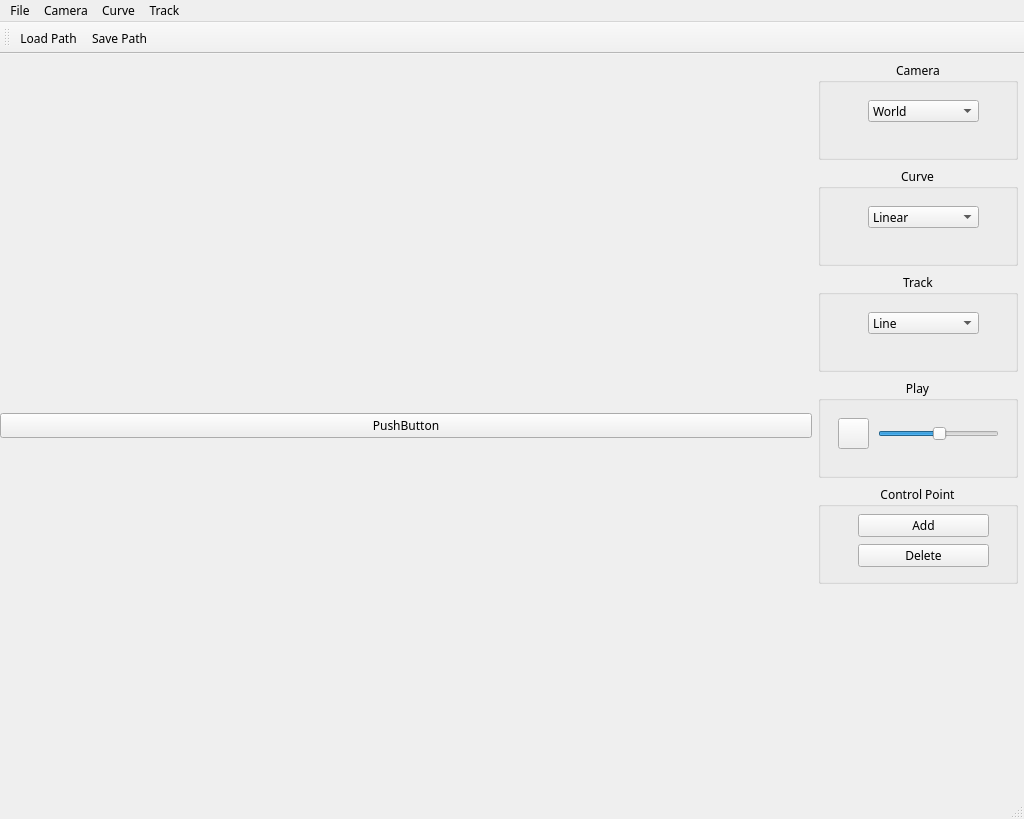
<?xml version="1.0" encoding="UTF-8"?>
<ui version="4.0">
 <class>AppMainClass</class>
 <widget class="QMainWindow" name="AppMainClass">
  <property name="geometry">
   <rect>
    <x>0</x>
    <y>0</y>
    <width>1024</width>
    <height>819</height>
   </rect>
  </property>
  <property name="font">
   <font>
    <family>微軟正黑體</family>
   </font>
  </property>
  <property name="windowTitle">
   <string>AppMain</string>
  </property>
  <widget class="QWidget" name="centralWidget">
   <property name="sizePolicy">
    <sizepolicy hsizetype="Expanding" vsizetype="Expanding">
     <horstretch>0</horstretch>
     <verstretch>0</verstretch>
    </sizepolicy>
   </property>
   <property name="minimumSize">
    <size>
     <width>0</width>
     <height>0</height>
    </size>
   </property>
   <layout class="QGridLayout" name="gridLayout_2" columnstretch="1,0">
    <property name="leftMargin">
     <number>0</number>
    </property>
    <property name="topMargin">
     <number>0</number>
    </property>
    <property name="rightMargin">
     <number>0</number>
    </property>
    <property name="bottomMargin">
     <number>0</number>
    </property>
    <property name="horizontalSpacing">
     <number>0</number>
    </property>
    <item row="0" column="0">
     <layout class="QVBoxLayout" name="mainLayout">
      <item>
       <layout class="QVBoxLayout" name="verticalLayout_2">
        <item>
         <layout class="QVBoxLayout" name="verticalLayout_3">
          <item>
           <widget class="QPushButton" name="pushButton1">
            <property name="text">
             <string>PushButton</string>
            </property>
           </widget>
          </item>
         </layout>
        </item>
       </layout>
      </item>
     </layout>
    </item>
    <item row="0" column="1">
     <layout class="QVBoxLayout" name="verticalLayout">
      <property name="leftMargin">
       <number>6</number>
      </property>
      <property name="topMargin">
       <number>6</number>
      </property>
      <property name="rightMargin">
       <number>6</number>
      </property>
      <property name="bottomMargin">
       <number>6</number>
      </property>
      <item>
       <widget class="QGroupBox" name="groupCamera">
        <property name="sizePolicy">
         <sizepolicy hsizetype="Fixed" vsizetype="Fixed">
          <horstretch>0</horstretch>
          <verstretch>0</verstretch>
         </sizepolicy>
        </property>
        <property name="minimumSize">
         <size>
          <width>200</width>
          <height>100</height>
         </size>
        </property>
        <property name="maximumSize">
         <size>
          <width>200</width>
          <height>150</height>
         </size>
        </property>
        <property name="title">
         <string>Camera</string>
        </property>
        <property name="alignment">
         <set>Qt::AlignCenter</set>
        </property>
        <widget class="QComboBox" name="comboCamera">
         <property name="geometry">
          <rect>
           <x>50</x>
           <y>40</y>
           <width>111</width>
           <height>22</height>
          </rect>
         </property>
         <item>
          <property name="text">
           <string>World</string>
          </property>
         </item>
         <item>
          <property name="text">
           <string>Top</string>
          </property>
         </item>
         <item>
          <property name="text">
           <string>Train</string>
          </property>
         </item>
        </widget>
       </widget>
      </item>
      <item>
       <widget class="QGroupBox" name="groupCurve">
        <property name="sizePolicy">
         <sizepolicy hsizetype="Fixed" vsizetype="Fixed">
          <horstretch>0</horstretch>
          <verstretch>0</verstretch>
         </sizepolicy>
        </property>
        <property name="minimumSize">
         <size>
          <width>200</width>
          <height>100</height>
         </size>
        </property>
        <property name="maximumSize">
         <size>
          <width>200</width>
          <height>200</height>
         </size>
        </property>
        <property name="title">
         <string>Curve</string>
        </property>
        <property name="alignment">
         <set>Qt::AlignCenter</set>
        </property>
        <widget class="QComboBox" name="comboCurve">
         <property name="geometry">
          <rect>
           <x>50</x>
           <y>40</y>
           <width>111</width>
           <height>22</height>
          </rect>
         </property>
         <item>
          <property name="text">
           <string>Linear</string>
          </property>
         </item>
         <item>
          <property name="text">
           <string>Cardinal</string>
          </property>
         </item>
         <item>
          <property name="text">
           <string>Cubic</string>
          </property>
         </item>
        </widget>
       </widget>
      </item>
      <item>
       <widget class="QGroupBox" name="groupTrack">
        <property name="sizePolicy">
         <sizepolicy hsizetype="Fixed" vsizetype="Fixed">
          <horstretch>0</horstretch>
          <verstretch>0</verstretch>
         </sizepolicy>
        </property>
        <property name="minimumSize">
         <size>
          <width>200</width>
          <height>100</height>
         </size>
        </property>
        <property name="maximumSize">
         <size>
          <width>200</width>
          <height>200</height>
         </size>
        </property>
        <property name="title">
         <string>Track</string>
        </property>
        <property name="alignment">
         <set>Qt::AlignCenter</set>
        </property>
        <widget class="QComboBox" name="comboTrack">
         <property name="geometry">
          <rect>
           <x>50</x>
           <y>40</y>
           <width>111</width>
           <height>22</height>
          </rect>
         </property>
         <item>
          <property name="text">
           <string>Line</string>
          </property>
         </item>
         <item>
          <property name="text">
           <string>Track</string>
          </property>
         </item>
         <item>
          <property name="text">
           <string>Road</string>
          </property>
         </item>
        </widget>
       </widget>
      </item>
      <item>
       <widget class="QGroupBox" name="groupPlay">
        <property name="sizePolicy">
         <sizepolicy hsizetype="Fixed" vsizetype="Fixed">
          <horstretch>0</horstretch>
          <verstretch>0</verstretch>
         </sizepolicy>
        </property>
        <property name="minimumSize">
         <size>
          <width>200</width>
          <height>100</height>
         </size>
        </property>
        <property name="maximumSize">
         <size>
          <width>200</width>
          <height>200</height>
         </size>
        </property>
        <property name="title">
         <string>Play</string>
        </property>
        <property name="alignment">
         <set>Qt::AlignCenter</set>
        </property>
        <widget class="QPushButton" name="bPlay">
         <property name="geometry">
          <rect>
           <x>20</x>
           <y>40</y>
           <width>31</width>
           <height>31</height>
          </rect>
         </property>
         <property name="text">
          <string/>
         </property>
         <property name="icon">
          <iconset>
           <normalon>:/AppMain/Resources/Icons/play.ico</normalon>
          </iconset>
         </property>
        </widget>
        <widget class="QSlider" name="sSpeed">
         <property name="geometry">
          <rect>
           <x>60</x>
           <y>40</y>
           <width>121</width>
           <height>31</height>
          </rect>
         </property>
         <property name="value">
          <number>50</number>
         </property>
         <property name="orientation">
          <enum>Qt::Horizontal</enum>
         </property>
        </widget>
       </widget>
      </item>
      <item>
       <widget class="QGroupBox" name="groupCP">
        <property name="sizePolicy">
         <sizepolicy hsizetype="Fixed" vsizetype="Fixed">
          <horstretch>0</horstretch>
          <verstretch>0</verstretch>
         </sizepolicy>
        </property>
        <property name="minimumSize">
         <size>
          <width>200</width>
          <height>100</height>
         </size>
        </property>
        <property name="maximumSize">
         <size>
          <width>200</width>
          <height>200</height>
         </size>
        </property>
        <property name="title">
         <string>Control Point</string>
        </property>
        <property name="alignment">
         <set>Qt::AlignCenter</set>
        </property>
        <widget class="QPushButton" name="bAdd">
         <property name="geometry">
          <rect>
           <x>40</x>
           <y>30</y>
           <width>131</width>
           <height>23</height>
          </rect>
         </property>
         <property name="text">
          <string>Add</string>
         </property>
        </widget>
        <widget class="QPushButton" name="bDelete">
         <property name="geometry">
          <rect>
           <x>40</x>
           <y>60</y>
           <width>131</width>
           <height>23</height>
          </rect>
         </property>
         <property name="focusPolicy">
          <enum>Qt::ClickFocus</enum>
         </property>
         <property name="text">
          <string>Delete</string>
         </property>
        </widget>
       </widget>
      </item>
      <item>
       <spacer name="verticalSpacer">
        <property name="orientation">
         <enum>Qt::Vertical</enum>
        </property>
        <property name="sizeHint" stdset="0">
         <size>
          <width>0</width>
          <height>40</height>
         </size>
        </property>
       </spacer>
      </item>
     </layout>
    </item>
   </layout>
  </widget>
  <widget class="QMenuBar" name="menuBar">
   <property name="geometry">
    <rect>
     <x>0</x>
     <y>0</y>
     <width>1024</width>
     <height>22</height>
    </rect>
   </property>
   <widget class="QMenu" name="menuFile">
    <property name="title">
     <string>File</string>
    </property>
    <addaction name="aLoadPath"/>
    <addaction name="aSavePath"/>
    <addaction name="separator"/>
    <addaction name="aExit"/>
   </widget>
   <widget class="QMenu" name="menuCamera">
    <property name="title">
     <string>Camera</string>
    </property>
    <addaction name="aWorld"/>
    <addaction name="aTop"/>
    <addaction name="aTrain"/>
   </widget>
   <widget class="QMenu" name="menuCurve">
    <property name="title">
     <string>Curve</string>
    </property>
    <addaction name="aLinear"/>
    <addaction name="aCardinal"/>
    <addaction name="aCubic"/>
   </widget>
   <widget class="QMenu" name="menuTrack">
    <property name="title">
     <string>Track</string>
    </property>
    <addaction name="aLine"/>
    <addaction name="aTrack"/>
    <addaction name="aRoad"/>
   </widget>
   <addaction name="menuFile"/>
   <addaction name="menuCamera"/>
   <addaction name="menuCurve"/>
   <addaction name="menuTrack"/>
  </widget>
  <widget class="QToolBar" name="mainToolBar">
   <attribute name="toolBarArea">
    <enum>TopToolBarArea</enum>
   </attribute>
   <attribute name="toolBarBreak">
    <bool>false</bool>
   </attribute>
   <addaction name="aLoadPath"/>
   <addaction name="aSavePath"/>
  </widget>
  <widget class="QStatusBar" name="statusBar"/>
  <action name="aExit">
   <property name="text">
    <string>Exit</string>
   </property>
  </action>
  <action name="aLoadPath">
   <property name="icon">
    <iconset resource="AppMain.qrc">
     <normaloff>:/AppMain/Resources/Icons/openfile.ico</normaloff>:/AppMain/Resources/Icons/openfile.ico</iconset>
   </property>
   <property name="text">
    <string>Load Path</string>
   </property>
  </action>
  <action name="aSavePath">
   <property name="icon">
    <iconset resource="AppMain.qrc">
     <normaloff>:/AppMain/Resources/Icons/savefile.ico</normaloff>:/AppMain/Resources/Icons/savefile.ico</iconset>
   </property>
   <property name="text">
    <string>Save Path</string>
   </property>
  </action>
  <action name="aWorld">
   <property name="checkable">
    <bool>true</bool>
   </property>
   <property name="checked">
    <bool>true</bool>
   </property>
   <property name="text">
    <string>World</string>
   </property>
  </action>
  <action name="aTop">
   <property name="checkable">
    <bool>true</bool>
   </property>
   <property name="text">
    <string>Top</string>
   </property>
  </action>
  <action name="aTrain">
   <property name="checkable">
    <bool>true</bool>
   </property>
   <property name="text">
    <string>Train</string>
   </property>
  </action>
  <action name="aLinear">
   <property name="checkable">
    <bool>true</bool>
   </property>
   <property name="checked">
    <bool>true</bool>
   </property>
   <property name="text">
    <string>Linear</string>
   </property>
  </action>
  <action name="aCardinal">
   <property name="checkable">
    <bool>true</bool>
   </property>
   <property name="text">
    <string>Cardinal</string>
   </property>
  </action>
  <action name="aCubic">
   <property name="checkable">
    <bool>true</bool>
   </property>
   <property name="text">
    <string>Cubic</string>
   </property>
  </action>
  <action name="aLine">
   <property name="checkable">
    <bool>true</bool>
   </property>
   <property name="checked">
    <bool>true</bool>
   </property>
   <property name="text">
    <string>Line</string>
   </property>
  </action>
  <action name="aTrack">
   <property name="checkable">
    <bool>true</bool>
   </property>
   <property name="text">
    <string>Track</string>
   </property>
  </action>
  <action name="aRoad">
   <property name="checkable">
    <bool>true</bool>
   </property>
   <property name="text">
    <string>Road</string>
   </property>
  </action>
 </widget>
 <layoutdefault spacing="6" margin="11"/>
 <resources>
  <include location="AppMain.qrc"/>
 </resources>
 <connections/>
</ui>
